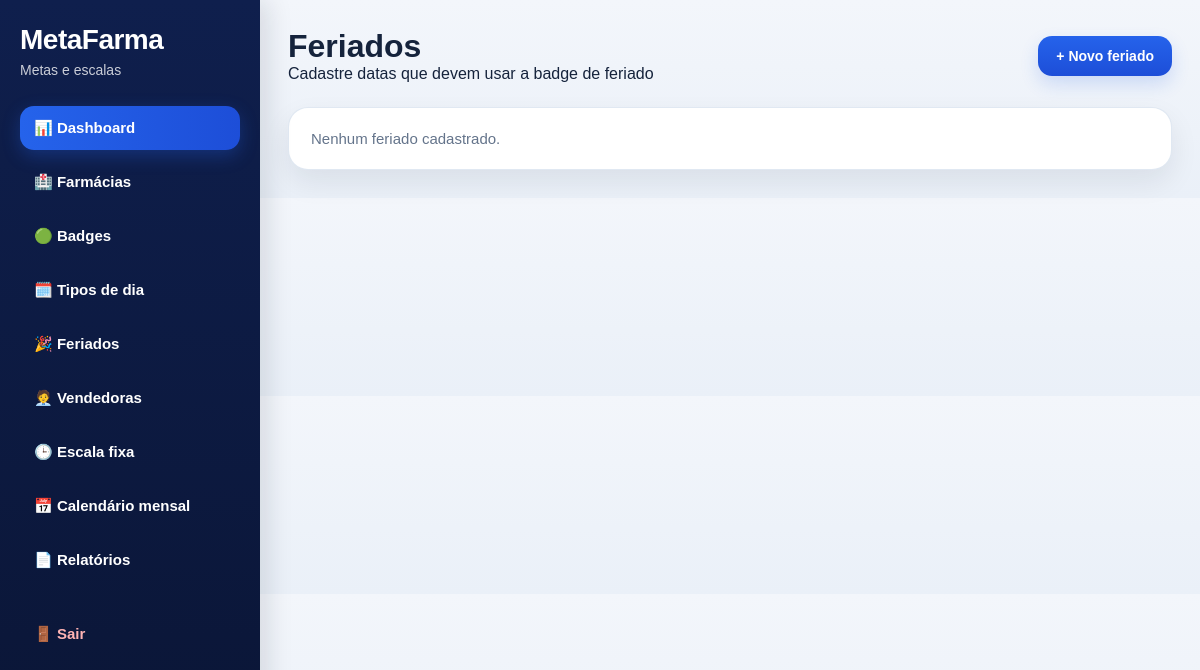
Page /feriados/ (signed in) on the earlier database version.
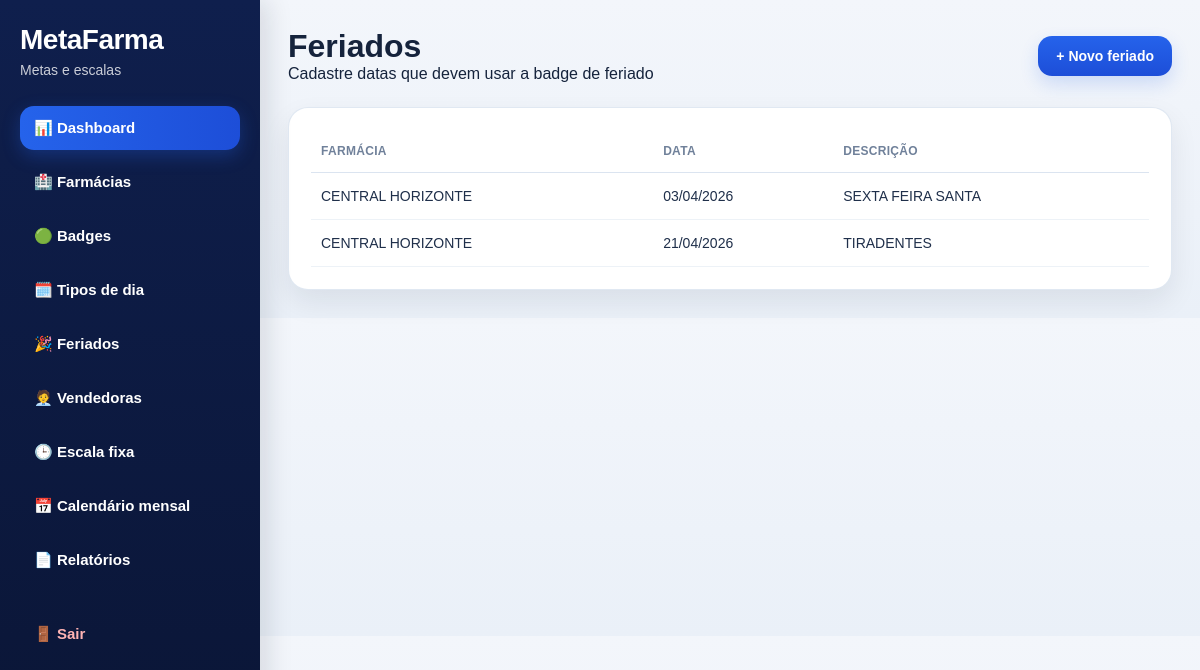
Same page on the later database version.
### app/models.py (models this page shows, shortened)
class Feriado(db.Model):
    __tablename__ = "feriados"
    id = db.Column(db.Integer, primary_key=True)
    farmacia_id = db.Column(db.Integer, db.ForeignKey("farmacias.id"), nullable=False, index=True)
    data = db.Column(db.Date, nullable=False, index=True)
    descricao = db.Column(db.String(150), nullable=False)
    criado_em = db.Column(db.DateTime, default=agora_brasil)

class Farmacia(db.Model):
    __tablename__ = "farmacias"
    id = db.Column(db.Integer, primary_key=True)
    nome = db.Column(db.String(150), nullable=False)
    responsavel = db.Column(db.String(150), nullable=True)
    cidade = db.Column(db.String(100), nullable=True)
    telefone = db.Column(db.String(30), nullable=True)
    status = db.Column(db.String(20), default="ativa")
    observacao = db.Column(db.String(255), nullable=True)
    criado_em = db.Column(db.DateTime, default=agora_brasil)
    metas = db.relationship("Meta", backref="farmacia", lazy=True, cascade="all, delete-orphan")
    equipes = db.relationship("Equipe", backref="farmacia", lazy=True, cascade="all, delete-orphan")
    vendedoras = db.relationship("Vendedora", backref="farmacia", lazy=True, cascade="all, delete-orphan")
    configuracoes_dia = db.relationship("ConfiguracaoDia", backref="farmacia", lazy=True, cascade="all, delete-orphan")
    escalas_vendedoras = db.relationship("EscalaVendedora", backref="farmacia", lazy=True, cascade="all, delete-orphan")
    calendarios_vendedoras = db.relationship("CalendarioVendedora", backref="farmacia", lazy=True, cascade="all, delete-orphan")
    feriados = db.relationship("Feriado", backref="farmacia", lazy=True, cascade="all, delete-orphan")

### app/routes/feriados.py (the view)
@feriados_bp.route("/")
@login_required
def listar():
    farmacia_id = request.args.get("farmacia_id", type=int)
    query = Feriado.query.join(Farmacia)
    if farmacia_id:
        query = query.filter(Feriado.farmacia_id == farmacia_id)
    feriados = query.order_by(Feriado.data.asc()).all()
    farmacias = Farmacia.query.order_by(Farmacia.nome.asc()).all()
    return render_template(
        "feriados/listar.html",
        feriados=feriados,
        farmacias=farmacias,
        farmacia_id=farmacia_id
    )

### app/templates/feriados/listar.html (shortened to what this page needs)
{% extends "base.html" %}
{% block content %}
<div class="page-header">
    <div>
        <h1>Feriados</h1>
        <p>Cadastre datas que devem usar a badge de feriado</p>
    </div>
    <a href="{{ url_for('feriados.novo') }}" class="btn btn-primary">+ Novo feriado</a>
</div>
<div class="card">
    {% if feriados %}
    <div class="table-responsive">
        <table>
            <thead>
                <tr>
                    <th>Farmácia</th>
                    <th>Data</th>
                    <th>Descrição</th>
                </tr>
            </thead>
            <tbody>
                {% for item in feriados %}
                <tr>
                    <td>{{ item.farmacia.nome }}</td>
                    <td>{{ item.data.strftime('%d/%m/%Y') }}</td>
                    <td>{{ item.descricao }}</td>
                </tr>
                {% endfor %}
            </tbody>
        </table>
    </div>
    {% else %}
    <p class="empty-state">Nenhum feriado cadastrado.</p>
    {% endif %}
</div>
{% endblock %}

Differences in the rows shown:
added Feriado: farmacia.nome "CENTRAL HORIZONTE", data "03/04/2026", descricao "SEXTA FEIRA SANTA"
added Feriado: farmacia.nome "CENTRAL HORIZONTE", data "21/04/2026", descricao "TIRADENTES"
Other differences:
text no longer shown: "Nenhum feriado cadastrado."
text now shown: "FARMÁCIA DATA DESCRIÇÃO"
